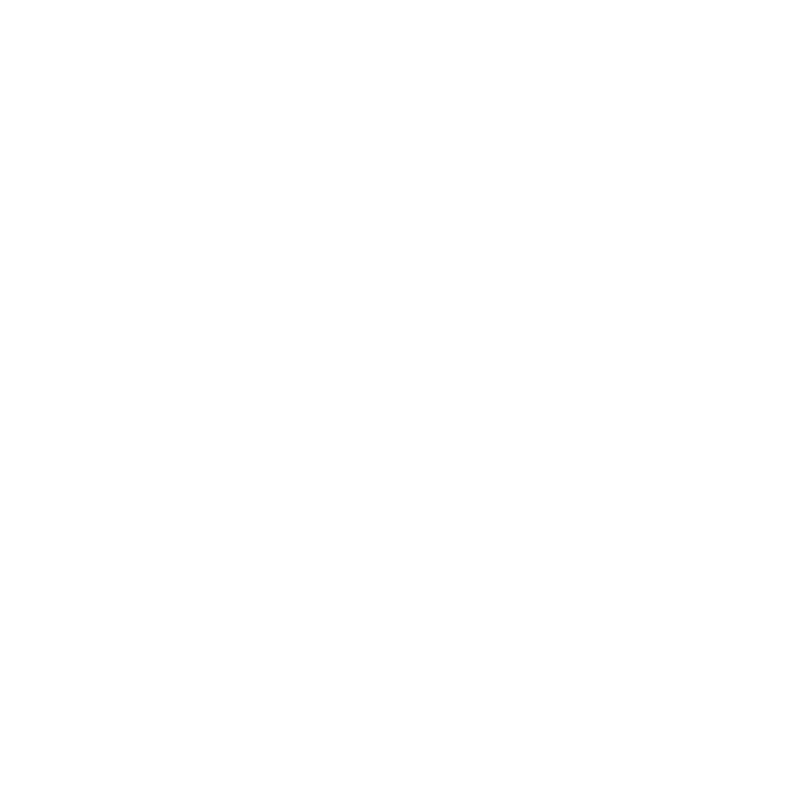
Frame 1 (no input)
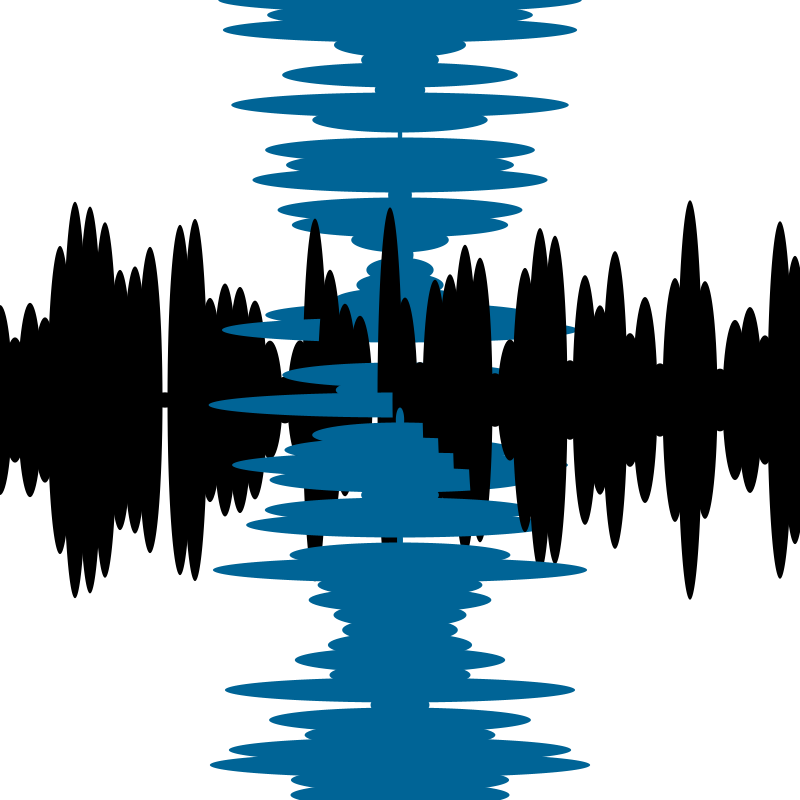
Frame 60 (the mouse pressed at the canvas centre just before this capture)
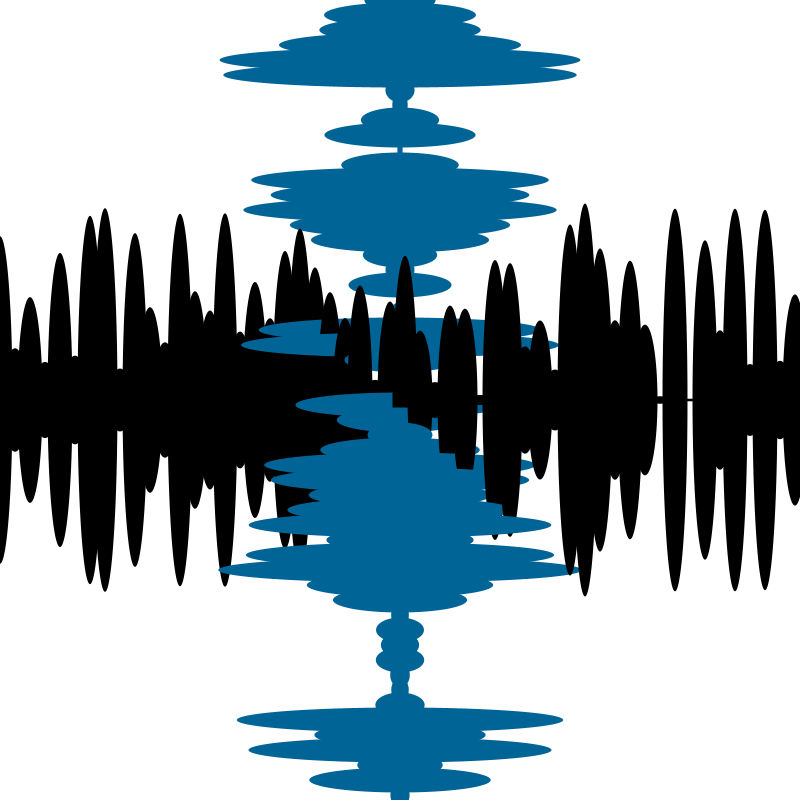
Frame 120 (the mouse held since frame 60 and released just before this capture)

The Processing sketch that drew these frames (run headless with seeded random() and noise(); from frame 60 on, the mouse is pressed at the canvas centre):

// Processing sketch: processing_138997
// ── processing_138997.pde

int time1 = 2000;
 
void setup() {
  size(800, 800);
  frameRate(10);
}
 
void draw() {
  background(255);
  noStroke();
  int currentTime = millis();
  if (currentTime > time1) {
    for (int i = 0; i < height; i += 15) {
      fill(0, 100, 150);
      ellipse(400, i, random(0, 400), 25);
      fill(0);
      ellipse(i, 400, 25, random(0, 400));
    }
  }
}
